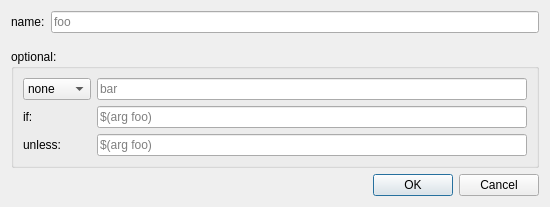
<?xml version="1.0" encoding="UTF-8"?>
<ui version="4.0">
 <class>ArgEdit</class>
 <widget class="QDialog" name="ArgEdit">
  <property name="geometry">
   <rect>
    <x>0</x>
    <y>0</y>
    <width>550</width>
    <height>207</height>
   </rect>
  </property>
  <property name="windowTitle">
   <string>Arg:</string>
  </property>
  <property name="windowIcon">
   <iconset>
    <normaloff>:/icons/logo.png</normaloff>:/icons/logo.png</iconset>
  </property>
  <layout class="QGridLayout" name="gridLayout">
   <item row="0" column="0">
    <layout class="QFormLayout" name="formLayout_3">
     <property name="fieldGrowthPolicy">
      <enum>QFormLayout::AllNonFixedFieldsGrow</enum>
     </property>
     <item row="0" column="0">
      <widget class="QLabel" name="label">
       <property name="text">
        <string>name:</string>
       </property>
      </widget>
     </item>
     <item row="0" column="1">
      <widget class="QLineEdit" name="lineEdit_name">
       <property name="placeholderText">
        <string>foo</string>
       </property>
      </widget>
     </item>
    </layout>
   </item>
   <item row="2" column="0">
    <widget class="QDialogButtonBox" name="buttonBox">
     <property name="orientation">
      <enum>Qt::Horizontal</enum>
     </property>
     <property name="standardButtons">
      <set>QDialogButtonBox::Cancel|QDialogButtonBox::Ok</set>
     </property>
    </widget>
   </item>
   <item row="1" column="0">
    <widget class="QGroupBox" name="groupBox">
     <property name="title">
      <string>optional:</string>
     </property>
     <layout class="QFormLayout" name="formLayout">
      <item row="0" column="0">
       <widget class="QComboBox" name="comboBox">
        <item>
         <property name="text">
          <string>none</string>
         </property>
        </item>
        <item>
         <property name="text">
          <string>value</string>
         </property>
        </item>
        <item>
         <property name="text">
          <string>default</string>
         </property>
        </item>
       </widget>
      </item>
      <item row="0" column="1">
       <widget class="QLineEdit" name="lineEdit_value_or_default">
        <property name="placeholderText">
         <string>bar</string>
        </property>
       </widget>
      </item>
      <item row="1" column="0">
       <widget class="QLabel" name="label_2">
        <property name="text">
         <string>if:</string>
        </property>
       </widget>
      </item>
      <item row="1" column="1">
       <widget class="QLineEdit" name="lineEdit_if">
        <property name="placeholderText">
         <string>$(arg foo)</string>
        </property>
       </widget>
      </item>
      <item row="2" column="0">
       <widget class="QLabel" name="label_3">
        <property name="text">
         <string>unless:</string>
        </property>
       </widget>
      </item>
      <item row="2" column="1">
       <widget class="QLineEdit" name="lineEdit_unless">
        <property name="placeholderText">
         <string>$(arg foo)</string>
        </property>
       </widget>
      </item>
     </layout>
    </widget>
   </item>
  </layout>
 </widget>
 <resources/>
 <connections>
  <connection>
   <sender>buttonBox</sender>
   <signal>rejected()</signal>
   <receiver>ArgEdit</receiver>
   <slot>reject()</slot>
   <hints>
    <hint type="sourcelabel">
     <x>316</x>
     <y>260</y>
    </hint>
    <hint type="destinationlabel">
     <x>286</x>
     <y>274</y>
    </hint>
   </hints>
  </connection>
  <connection>
   <sender>buttonBox</sender>
   <signal>accepted()</signal>
   <receiver>ArgEdit</receiver>
   <slot>accept()</slot>
   <hints>
    <hint type="sourcelabel">
     <x>248</x>
     <y>254</y>
    </hint>
    <hint type="destinationlabel">
     <x>157</x>
     <y>274</y>
    </hint>
   </hints>
  </connection>
 </connections>
</ui>
